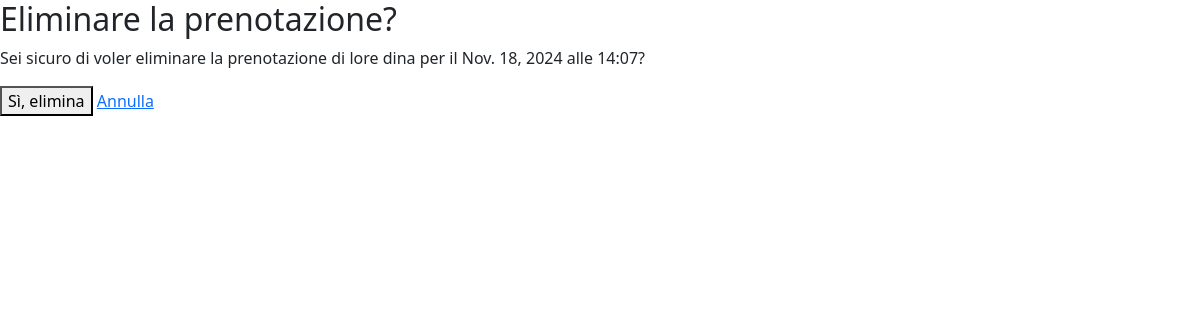
The page /gestionale/elimina/21/ (signed in) on the database its author committed.
### gestionale/models.py (models this page shows, shortened)
class Reservation(models.Model):
    first_name = models.CharField(max_length=100)
    last_name = models.CharField(max_length=100)
    phone_number = models.CharField(max_length=20)
    guests = models.IntegerField(default=1)
    reservation_date = models.DateField()
    reservation_time = models.CharField(max_length=10)  # Mantieni sempre il formato 'HH:MM'
    cookie_consent = models.BooleanField(default=False)
    profiling_consent = models.BooleanField(default=False)
    promotional_sms_consent = models.BooleanField(default=False)
    accept_all = models.BooleanField(default=False)

### gestionale/views.py (the view)
# urls.py: path('elimina/<int:reservation_id>/', views.elimina_prenotazione, name='elimina_prenotazione'),
@login_required
def elimina_prenotazione(request, reservation_id):
    reservation = get_object_or_404(Reservation, id=reservation_id)
    if request.method == 'POST':
        reservation.delete()
        return redirect('gestionale:prenotazioni')
    return render(request, 'gestionale/elimina_prenotazione.html', {'reservation': reservation})

### gestionale/templates/gestionale/elimina_prenotazione.html (shortened to what this page needs)
{% extends "base.html" %}
{% block content %}
<h2>Eliminare la prenotazione?</h2>
<p>Sei sicuro di voler eliminare la prenotazione di {{ reservation.first_name }} {{ reservation.last_name }} per il {{ reservation.reservation_date }} alle {{ reservation.reservation_time }}?</p>
<form method="post">
    <button type="submit" class="delete-button">Sì, elimina</button>
    <a href="{% url 'gestionale:prenotazioni' %}" class="cancel-button">Annulla</a>
</form>
{% endblock %}

### rows shown on the page
Reservation: first_name "lore", last_name "dina", reservation_date "Nov. 18, 2024", reservation_time "14:07"
